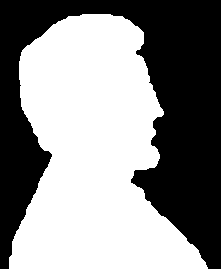
#> input picture img4.tif, 221 x 269 px
$ jupyter execute '6(c)_.ipynb'
#> lines starting #> are read from the running program, lines starting #| are printed output that depends on the picture; after the words box and inside, x2 and y2 are one past the last pixel; in counts of white or black regions, pixels touching at a corner belong together
#> `originalImage = cv2.imread("img4.tif", cv2.IMREAD_GRAYSCALE)`: originalImage: shape (269, 221); 54.6% white; 1 black region, box (x1, y1, x2, y2) and area: (0, 0, 221, 269) 26994
### 6.	Take a binary image and a structuring element to perform the following morphological operations:

        (c)	Boundary extraction using morphological operation

[cell 1]
import cv2
import numpy as np
import matplotlib.pyplot as plt

### Erosion

[cell 2]
def erosion(image, structuring_element):

    # Get the dimensions of the structuring element
    kernel_size = structuring_element.shape[0]
    offset = kernel_size // 2

    # Pad the image with zeros to handle border pixels
    padded_image = np.pad(image, pad_width=offset)
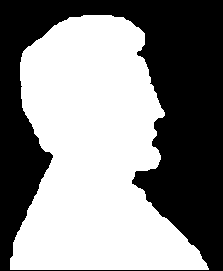
#> padded_image: shape (271, 223); 53.7% white; 1 black region, box (x1, y1, x2, y2) and area: (0, 0, 223, 271) 27978

    # Create a zero-filled array for the output
    eroded_image = np.zeros_like(image)

    # Iterate over the image (excluding the padding in the original dimensions)
    for i in range(offset, padded_image.shape[0] - offset):
        for j in range(offset, padded_image.shape[1] - offset):

            # Extract the region of interest from the padded image
            region = padded_image[i - offset:i + offset + 1, j - offset:j + offset + 1]

            # Check if the structuring element completely fits inside the region
            if np.array_equal(region & structuring_element, structuring_element):
                # If it fits, set the corresponding pixel in the eroded image to 255
                eroded_image[i - offset, j - offset] = 255
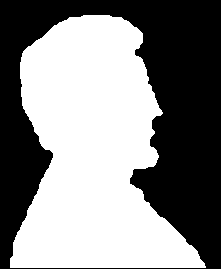
#> eroded_image: shape (269, 221); 52.8% white; 1 black region, box (x1, y1, x2, y2) and area: (0, 0, 221, 269) 28074

    return eroded_image

[cell 3]
originalImage = cv2.imread("img4.tif", cv2.IMREAD_GRAYSCALE)

structuringElement = np.ones((3, 3), dtype=np.uint8)

[cell 4]
plt.figure(figsize=(12, 12))

plt.subplot(1, 2, 1)
plt.imshow(originalImage, cmap='gray')
plt.title('Original Image')
plt.axis('off')

boundaryExtractedImage = originalImage - erosion(originalImage, structuringElement)
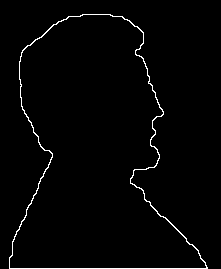
#> boundaryExtractedImage: shape (269, 221); 1.8% white in thin lines or dots, all inside (x1, y1, x2, y2) = (9, 14, 208, 269)
plt.subplot(1, 2, 2)
plt.imshow(boundaryExtractedImage, cmap='gray')
plt.title('Image After Boundary extraction')
plt.axis('off')
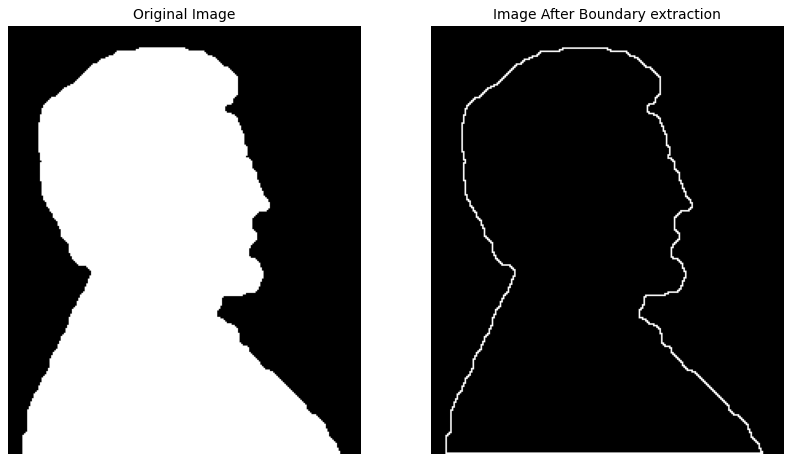
#> figure drawn by matplotlib, 2 panels

$ run again, with img3.tif copied over img4.tif
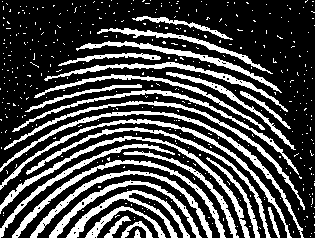
#> input picture img3.tif, 315 x 238 px
#> originalImage: shape (238, 315); 28.5% white; 414 white regions (387 under 20 px), largest, box (x1, y1, x2, y2) and area: (0, 111, 304, 238) 1388, (0, 136, 250, 238) 1372, (0, 119, 292, 238) 1337
#> padded_image: shape (240, 317); 28.1% white; 414 white regions (387 under 20 px), largest, box (x1, y1, x2, y2) and area: (1, 112, 305, 239) 1388, (1, 137, 251, 239) 1372, (1, 120, 293, 239) 1337
#> after the loop in erosion, `for i in range(offset, padded_image.shape[0] - offset):`:
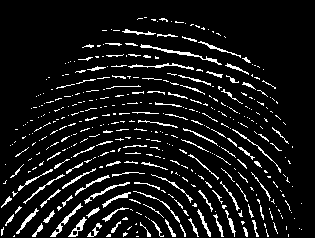
#> eroded_image: shape (238, 315); 8.8% white in thin lines or dots, all inside (x1, y1, x2, y2) = (1, 17, 302, 237)
#> boundaryExtractedImage: shape (238, 315); 19.7% white in thin lines or dots
#> `[cell 4] plt.figure(figsize=(12, 12))  plt.subplot(1, 2, 1) plt.imshow..`:
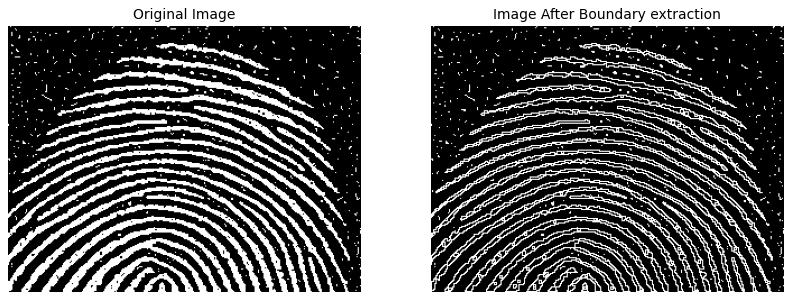
#> figure drawn by matplotlib, 2 panels

$ run again, with img5.tif copied over img4.tif
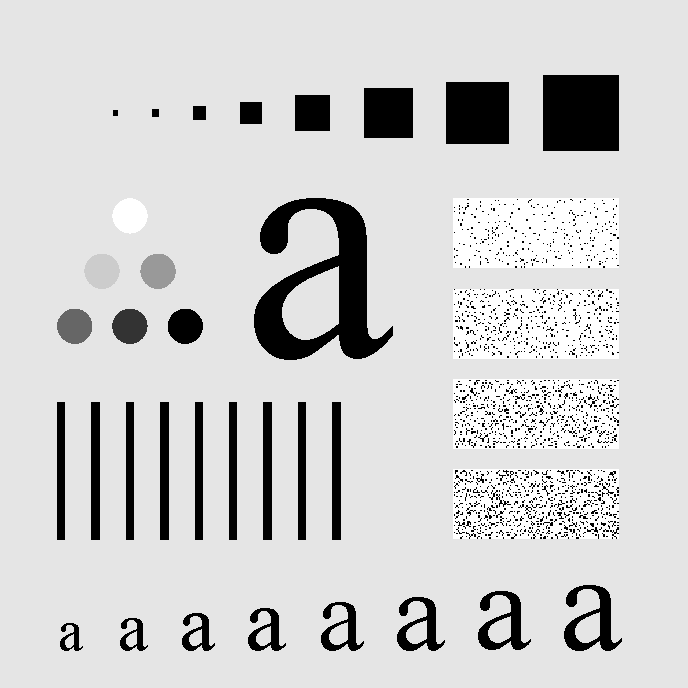
#> input picture img5.tif, 688 x 688 px
#> originalImage is the input picture: shape (688, 688); min 0, max 255, mean 207.3
#> after the loop in erosion, `for i in range(offset, padded_image.shape[0] - offset):`:
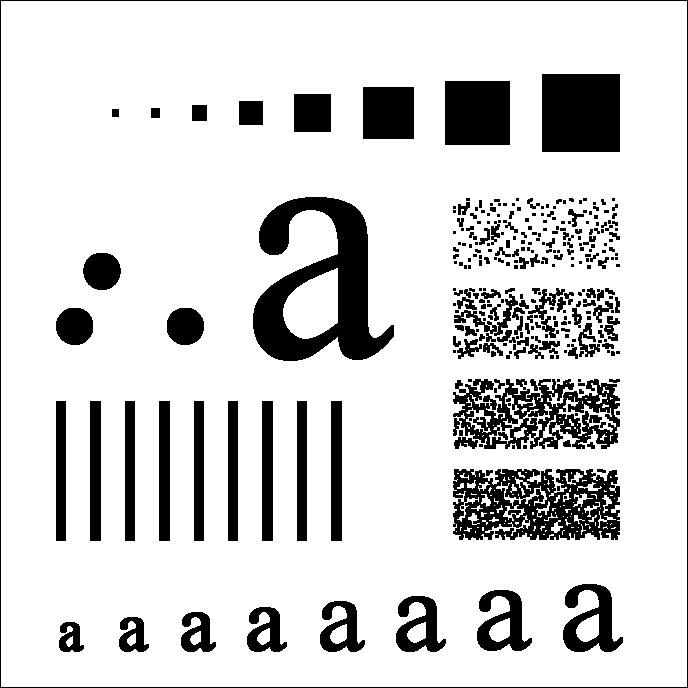
#> eroded_image: shape (688, 688); 83.4% white; 316 black regions (169 under 20 px), largest, box (x1, y1, x2, y2) and area: (253, 197, 394, 361) 10872, (453, 469, 620, 540) 8249, (453, 379, 620, 449) 6382
#> `[cell 4] plt.figure(figsize=(12, 12))  plt.subplot(1, 2, 1) plt.imshow..`:
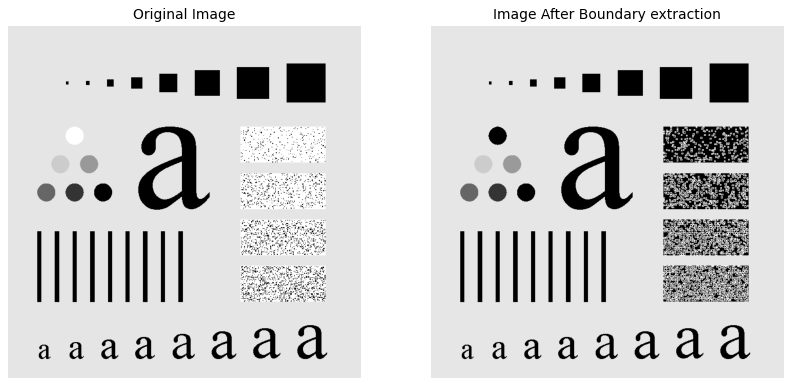
#> figure drawn by matplotlib, 2 panels

$ run again, with img6.tif copied over img4.tif
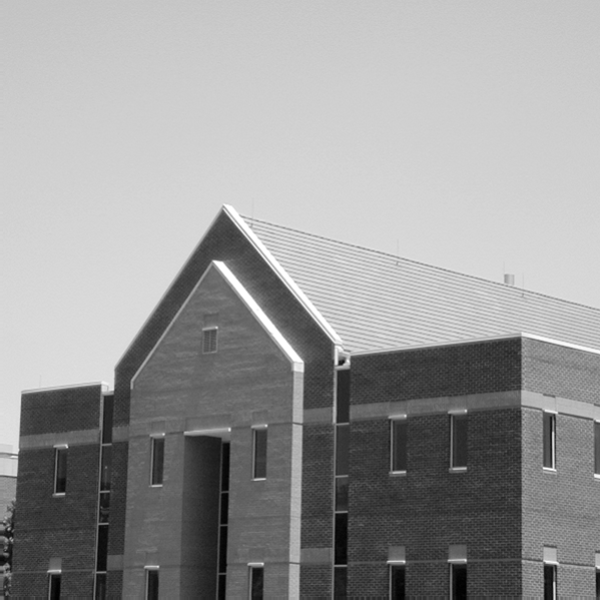
#> input picture img6.tif, 600 x 600 px
#> originalImage is the input picture: shape (600, 600); min 0, max 255, mean 152.8
#> after the loop in erosion, `for i in range(offset, padded_image.shape[0] - offset):`:
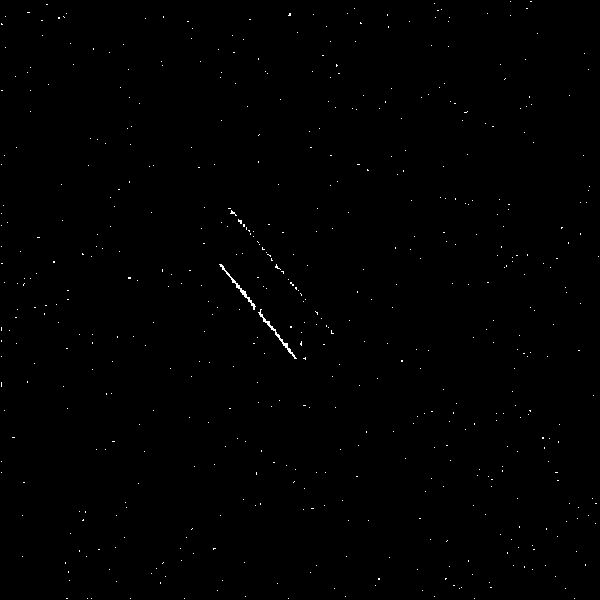
#> eroded_image: shape (600, 600); 0.31% white in thin lines or dots
#> `[cell 4] plt.figure(figsize=(12, 12))  plt.subplot(1, 2, 1) plt.imshow..`:
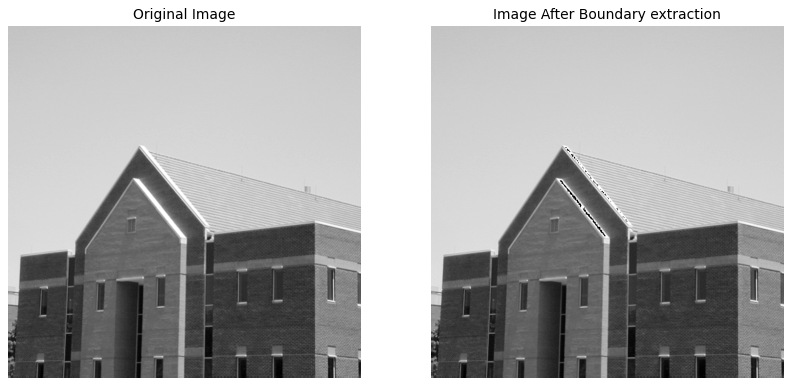
#> figure drawn by matplotlib, 2 panels
